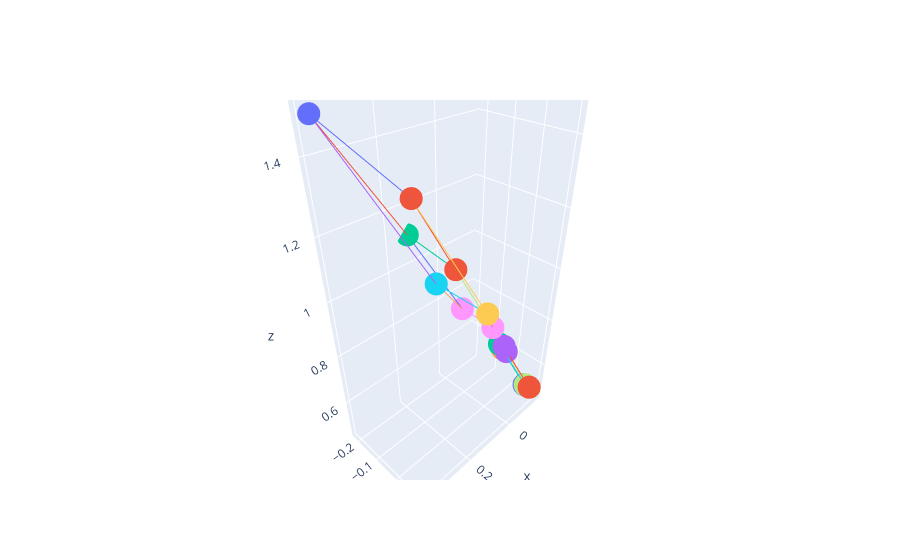

The cell this chart's notebook holds for it:
### Code cell
import plotly.graph_objects as go
import plotly.express as px

# U ovom slucaju crtamo jednostavnu kocku. Vi cete koristiti rekonstruisana temena
temenaKocke = pts3D #np.array([[0,0, 3], [0, 3,3], [3,3,3],[3, 0,3],[0,0,0], [0, 3,0], [3, 3,0],[3,0,0]] )
# Ovo su ivice kocke zadate indeksima temena
ivice = [[0, 1], 
         [0, 3], 
         [0, 4], 
         [2, 3], 
         [2, 1], 
         [2, 6], 
         [5, 6], 
         [5, 4], 
         [5, 1], 
         [7, 6],
         [7, 3], 
         [7, 4], #do ovde je kocka
         [8, 9], 
         [8, 11],
         [8, 12], 
         [10, 11], 
         [10, 9], 
         [10, 14], 
         [13, 14], 
         [13, 12], 
         [13, 9], 
         [15, 14],
         [15, 11], 
         [15, 12], #do ovde je kocka
        ]
# dodatne mogucnosti istrazite sami

#  prikaz scene - koristi "plotly" biblioteku
def prikazKocke(): 
    # izdvajamo x,y,z koordinate svih tacaka
    xdata = (np.transpose(temenaKocke))[0]
    ydata = (np.transpose(temenaKocke))[1]
    zdata = (np.transpose(temenaKocke))[2]
    # u data1 ubacujemo sve sto treba naccrtati
    data1 = []
    # za svaku ivicu crtamo duz na osnovu koordinata
    for i in range(len(ivice)):
        data1.append(go.Scatter3d(x=[xdata[ivice[i][0]], xdata[ivice[i][1]]], y=[ydata[ivice[i][0]], ydata[ivice[i][1]]],z=[zdata[ivice[i][0]], zdata[ivice[i][1]]]))
    fig = go.Figure(data = data1 )
    # da ne prikazuje legendu
    fig.update_layout(showlegend=False)
    # pravi html fajl (ako zelite da napravite "rotatable" 3D rekonstruciju)
    # birate kao parametar velicinu apleta. fulhtml=False je vazno da ne bi pravio ogroman fajl
    # ovde stavite neki vas folder
    fig.write_html("./rekonstrukcija", include_plotlyjs = 'cdn', default_width = '800px', default_height = '600px', full_html = False) #Modifiy the html file
    fig.show()

prikazKocke()

### Figure 1 — Plotly figure (JSON) as saved in the notebook; plotly's stock layout.template omitted (floating-point values rounded to 4 significant figures)
{"data": [{"type": "scatter3d", "x": [0.13, 0.005186], "y": [-0.223, -0.1143], "z": [1.104, 0.8244]}, {"type": "scatter3d", "x": [0.13, 0.3949], "y": [-0.223, -0.1897], "z": [1.104, 1.498]}, {"type": "scatter3d", "x": [0.13, 0.1193], "y": [-0.223, -0.03514], "z": [1.104, 1.064]}, {"type": "scatter3d", "x": [0.1632, 0.3949], "y": [-0.06791, -0.1897], "z": [1.023, 1.498]}, {"type": "scatter3d", "x": [0.1632, 0.005186], "y": [-0.06791, -0.1143], "z": [1.023, 0.8244]}, {"type": "scatter3d", "x": [0.1632, 0.1437], "y": [-0.06791, 0.106], "z": [1.023, 1.003]}, {"type": "scatter3d", "x": [0.006165, 0.1437], "y": [0.01813, 0.106], "z": [0.8228, 1.003]}, {"type": "scatter3d", "x": [0.006165, 0.1193], "y": [0.01813, -0.03514], "z": [0.8228, 1.064]}, {"type": "scatter3d", "x": [0.006165, 0.005186], "y": [0.01813, -0.1143], "z": [0.8228, 0.8244]}, {"type": "scatter3d", "x": [0.3178, 0.1437], "y": [0.02919, 0.106], "z": [1.356, 1.003]}, {"type": "scatter3d", "x": [0.3178, 0.3949], "y": [0.02919, -0.1897], "z": [1.356, 1.498]}, {"type": "scatter3d", "x": [0.3178, 0.1193], "y": [0.02919, -0.03514], "z": [1.356, 1.064]}, {"type": "scatter3d", "x": [-0.1179, -0.1613], "y": [-0.02984, 0.0527], "z": [0.6217, 0.4675]}, {"type": "scatter3d", "x": [-0.1179, -0.07598], "y": [-0.02984, -0.01271], "z": [0.6217, 0.6824]}, {"type": "scatter3d", "x": [-0.1179, -0.1149], "y": [-0.02984, -0.009368], "z": [0.6217, 0.6238]}, {"type": "scatter3d", "x": [-0.1307, -0.07598], "y": [0.07611, -0.01271], "z": [0.5074, 0.6824]}, {"type": "scatter3d", "x": [-0.1307, -0.1613], "y": [0.07611, 0.0527], "z": [0.5074, 0.4675]}, {"type": "scatter3d", "x": [-0.1307, -0.1274], "y": [0.07611, 0.09593], "z": [0.5074, 0.5124]}, {"type": "scatter3d", "x": [-0.1609, -0.1274], "y": [0.07107, 0.09593], "z": [0.4716, 0.5124]}, {"type": "scatter3d", "x": [-0.1609, -0.1149], "y": [0.07107, -0.009368], "z": [0.4716, 0.6238]}, {"type": "scatter3d", "x": [-0.1609, -0.1613], "y": [0.07107, 0.0527], "z": [0.4716, 0.4675]}, {"type": "scatter3d", "x": [-0.0748, -0.1274], "y": [0.008725, 0.09593], "z": [0.6861, 0.5124]}, {"type": "scatter3d", "x": [-0.0748, -0.07598], "y": [0.008725, -0.01271], "z": [0.6861, 0.6824]}, {"type": "scatter3d", "x": [-0.0748, -0.1149], "y": [0.008725, -0.009368], "z": [0.6861, 0.6238]}], "layout": {"showlegend": false}}
